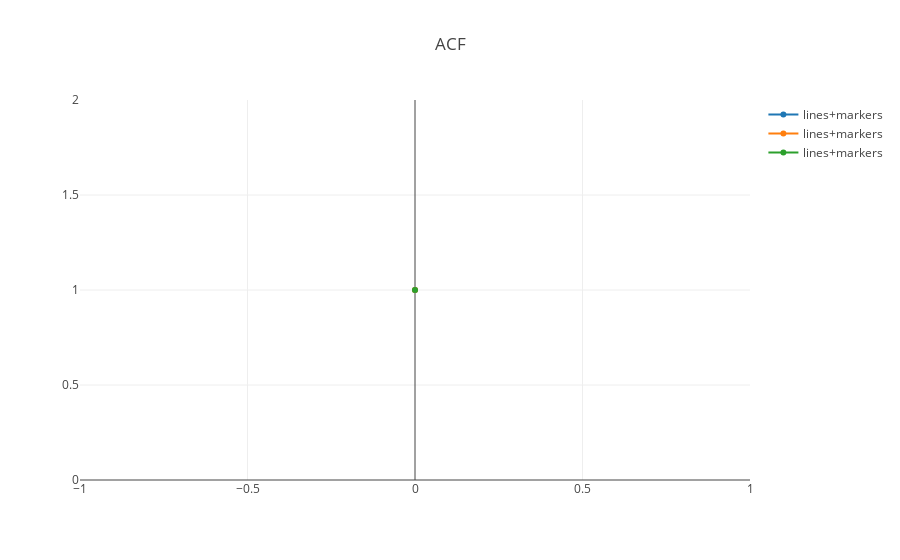

Here is the notebook cell this chart was saved with:
### Code cell
# Plot to vizualized differences
trace0 = go.Scatter(
    y = Xacf[0],
    x = np.arange(0, Xacf[0].max()),
    mode = 'lines+markers',
    name = 'lines+markers'
)

trace1 = go.Scatter(
    y = Xacf[2500],
    x = np.arange(0, Xacf[0].max()),
    mode = 'lines+markers',
    name = 'lines+markers'
)

trace2 = go.Scatter(
    y = Xacf[5000],
    x = np.arange(0, Xacf[0].max()),
    mode = 'lines+markers',
    name = 'lines+markers'
)

acf_data = [trace0, trace1, trace2]

layout = go.Layout(title='ACF', showlegend=True)
fig = go.Figure(data=acf_data, layout=layout)

iplot(fig, filename='show-legend')
